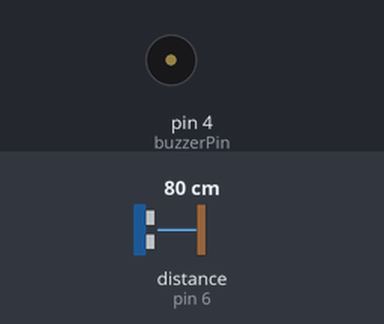
Simulated run of this sketch. Board: Arduino Uno, built with avr-gcc and run on an emulated ATmega328P. Parts: buzzer (waves = sounding). Wiring (inferred from the names in the program): ultrasonic range finder: trigger pin 7; echo pin 6. The test bench sets the inputs (shaded band); at power-on: distance to the obstacle (sensor on pin 6) 80 cm. The echo pulse lasts 58.3 µs per cm.

Above: at 1.2 s.
1.3 s: distance to the obstacle (sensor on pin 6) set to 2 cm
At 1.55 s:
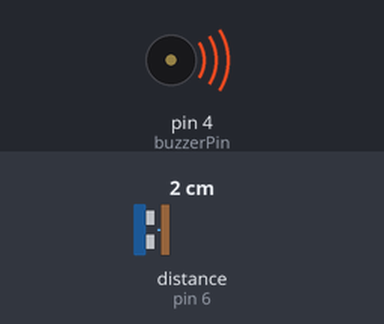
4.3 s: distance to the obstacle (sensor on pin 6) set to 4 cm
At 4.52 s:
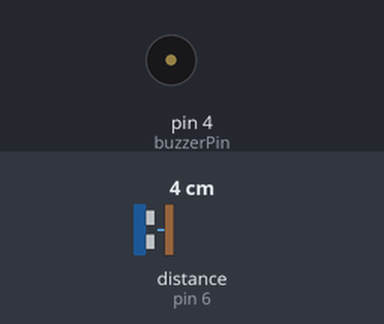
Timing chart, 0 to 13.3 s (numbered marks = the images above; inputs shaded):
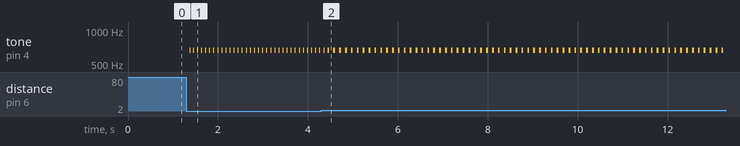

Measured:
- after the input at 1.3 s, tone on pin 4 (buzzerPin): alternates 660 Hz for 0.02 s and silent for 0.07 s, starting after 0.08 s
- after the input at 4.3 s, tone on pin 4 (buzzerPin): alternates 660 Hz for 0.04 s and silent for 0.09 s, starting after 0.27 s

The sketch:

ParkingSensor-withHC-SR04.ino
```cpp
#define echoPin 6
#define trigPin 7
#define buzzerPin 4

int maxRange = 50;
int minRange = 0;

void setup() {
  pinMode(trigPin,OUTPUT);
  pinMode(echoPin,INPUT);
  pinMode(buzzerPin,OUTPUT);
}

void loop() {

  int measure = range(maxRange,minRange);
  melodyRedDay(measure*10);

}

int range(int maxRange,int minRange){

  long duration,distance;

  digitalWrite(trigPin,LOW);
  delayMicroseconds(2);
  digitalWrite(trigPin,HIGH);
  delayMicroseconds(10);
  digitalWrite(trigPin,LOW);

  duration = pulseIn(echoPin,HIGH);
  distance = duration / 58.2;
  delay(50);

  if(distance >= maxRange || distance <= minRange)
  return 0;
  return distance;
}

int melodyRedDay(int dly){

  tone(buzzerPin,660);
  delay(dly);
  noTone(buzzerPin);
  delay(dly);
}
```
